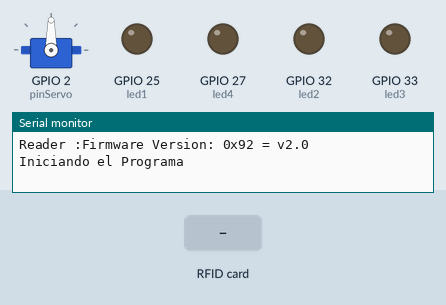
Recording of a sketch running on a simulated ESP32. Shown: servo, output pins drawn as LEDs (lit = HIGH), the last lines printed to the serial monitor. Dashed ring = blinking. The test bench sets the inputs (shaded band).

Above: at 2.7 s.
2.8 s: RFID card 5E 7A 19 C4 held to the reader
At 2.97 s:
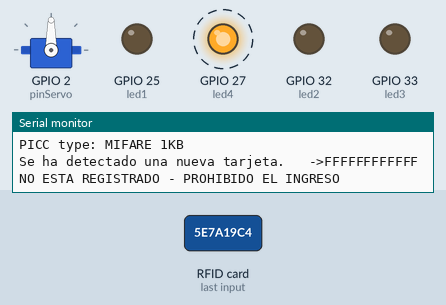
5.8 s: RFID card 97 3F 5B 34 held to the reader
At 6.8 s:
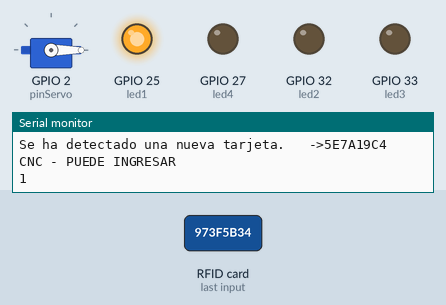
Timing chart, 0 to 17.8 s (numbered marks = the images above; inputs shaded):
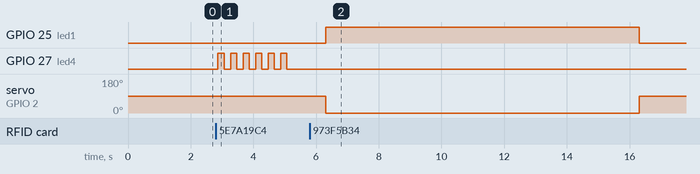

Measured:
- after the input at 2.8 s, GPIO 27 (led4): alternates HIGH for 0.20 s and LOW for 0.20 s, 12 changes in all, then stays LOW, starting after 0.07 s
- after the input at 5.8 s, GPIO 25 (led1): LOW → HIGH after 0.51 s, → LOW 10.0 s later; servo on GPIO 2 (pinServo): 90° → 0° after 0.51 s, → 90° 10.0 s later

The sketch:

rfid_servo.ino
```cpp
#include "UbidotsEsp32Mqtt.h"
#include <Arduino.h>
#include <SPI.h>
#include <MFRC522.h>
#include <ESP32Servo.h>

//ESP32
#define SS_PIN 5
#define RST_PIN 22

MFRC522 rfid(SS_PIN, RST_PIN); // Instance of the class
MFRC522::MIFARE_Key key;


boolean l1 = 0;
boolean l2 = 0;
boolean l3 = 0;

//xxxxxxxxxxxxxxxxxxxxxxxxxxxxxxxxxxxxxxxxxxxx
// Init array that will store new NUID
byte nuidPICC[4];

//xxxxxxxxxxxxxxxxxxxxxxxxxxxxxxxxxxxxxxxxxxxx
String DatoHex;
const String UserReg_1 = "973F5B34";
//const String UserReg_2 = "B3FB5719";
const String UserReg_2 = "C08BFA32";
const String UserReg_3 = "BAE67881";


// Tag1 #1 : 973F5B34
// Card #1 : B3FB5719   //C08BFA32

//xxxxxxxxxxxxxxxxxxxxxxxxxxxxxxxxxxxxxxxxxxxx

const char *UBIDOTS_TOKEN = "BBFF-3HuNyEa6aSQpPSrdABLoPLkMvqvEgO";  // Put here your Ubidots TOKEN BBFF-Dxt9tp2sn8uSSvQgxzP2yPhpxPDQTx
const char *WIFI_SSID = "Redmi";      // Put here your Wi-Fi SSID
const char *WIFI_PASS = "hola1234";      // Put here your Wi-Fi password
const char *DEVICE_LABEL = "ESP32";   // Put here your Device label to which data  will be published


const char *VARIABLE_LABEL = "PRUEBA"; // Put here your Variable label to which data  will be published
const char *VARIABLE_LABEL2 = "torno";
const char *VARIABLE_LABEL3 = "cnc";
const char *VARIABLE_LABEL4 = "fresadora";

const int PUBLISH_FREQUENCY = 1000; // Update rate in milliseconds

unsigned long timer;
uint8_t analogPin = 34; // Pin used to read data from GPIO34 ADC_CH6.
uint8_t led1 = 25; //led1
uint8_t led2 = 32; //led2
uint8_t led3 = 33;
uint8_t led4 = 27;
Ubidots ubidots(UBIDOTS_TOKEN);

//xxxxxxxxxxxxxxxxxxxxxxxxxxxxxxxxxxxxxxxxxxxx

Servo servo; //Instanciamos nuestro servo
int pinServo=2;


void callback(char *topic, byte *payload, unsigned int length)
{
  Serial.print("Message arrived [");
  Serial.print(topic);
  Serial.print("] ");
  for (int i = 0; i < length; i++)
  {
    Serial.print((char)payload[i]);
  }
  Serial.println();
}

/****************************************
 * Main Functions
 ****************************************/
int led;

void setup()
{

   Serial.begin(9600);
   pinMode (led1, OUTPUT);
   pinMode (led2, OUTPUT);
   pinMode (led3, OUTPUT);
   pinMode (led4, OUTPUT);
   SPI.begin(); // Init SPI bus
   rfid.PCD_Init(); // Init MFRC522
   Serial.println();
   Serial.print(F("Reader :"));
   rfid.PCD_DumpVersionToSerial();
   for (byte i = 0; i < 6; i++) {
     key.keyByte[i] = 0xFF;
   }
   DatoHex = printHex(key.keyByte, MFRC522::MF_KEY_SIZE);
   Serial.println();
   Serial.println();
   Serial.println("Iniciando el Programa");

   servo.attach(pinServo, 500, 2500);

  // ubidots.setDebug(true);  // uncomment this to make debug messages available
  ubidots.connectToWifi(WIFI_SSID, WIFI_PASS);
  ubidots.setCallback(callback);
  ubidots.setup();
  ubidots.reconnect();

  timer = millis();
}

int pos = 0; //Initialize the position of the servo (in degrees)

void loop()
{

  l1=0;
  l2=0;
  l3=0;

    if (!ubidots.connected())
  {
    ubidots.reconnect();
  }

  if (abs(millis() - timer) > PUBLISH_FREQUENCY) // triggers the routine every 5 seconds
  {


     // Reset the loop if no new card present on the sensor/reader. This saves the entire process when idle.
     if ( ! rfid.PICC_IsNewCardPresent()){return;}

     // Verify if the NUID has been readed
     if ( ! rfid.PICC_ReadCardSerial()){return;}

     Serial.print(F("PICC type: "));
     MFRC522::PICC_Type piccType = rfid.PICC_GetType(rfid.uid.sak);
     Serial.println(rfid.PICC_GetTypeName(piccType));
     // Check is the PICC of Classic MIFARE type
     if (piccType != MFRC522::PICC_TYPE_MIFARE_MINI && piccType != MFRC522::PICC_TYPE_MIFARE_1K && piccType != MFRC522::PICC_TYPE_MIFARE_4K)
     {
       Serial.println("Su Tarjeta no es del tipo MIFARE Classic.");
       return;
     }

     if (rfid.uid.uidByte[0] != nuidPICC[0] || rfid.uid.uidByte[1] != nuidPICC[1] || rfid.uid.uidByte[2] != nuidPICC[2] || rfid.uid.uidByte[3] != nuidPICC[3] )
     {
       Serial.println("Se ha detectado una nueva tarjeta.   ->" + DatoHex);

       // Store NUID into nuidPICC array
       //for (byte i = 0; i < 4; i++) {nuidPICC[i] = rfid.uid.uidByte[i];}

       DatoHex = printHex(rfid.uid.uidByte, rfid.uid.size);
       //Serial.print("Codigo Tarjeta: "); Serial.println(DatoHex);


       if(UserReg_1 == DatoHex)
       {
        l1=1;
        ubidots.add(VARIABLE_LABEL2, l3);
        ubidots.add(VARIABLE_LABEL3, l1);
        ubidots.add(VARIABLE_LABEL4, l2);

         ubidots.publish(DEVICE_LABEL);
        Serial.println("CNC - PUEDE INGRESAR");  //***************************************************************
        servo.write(0);  //Movemos el servo a 0 grados
        digitalWrite (led1, HIGH);

        Serial.println(l1);
        delay(10000);
        servo.write(90); //Movemos el servo a 90 grados
        digitalWrite (led1, LOW);
        l1=0;
        Serial.println(l1);
        delay(1500);
        ubidots.add(VARIABLE_LABEL2, l3);
        ubidots.add(VARIABLE_LABEL3, l1);
        ubidots.add(VARIABLE_LABEL4, l2);

        ubidots.publish(DEVICE_LABEL);
       }

       else if(UserReg_2 == DatoHex)
       {
         l2=1;
         ubidots.add(VARIABLE_LABEL2, l3);
         ubidots.add(VARIABLE_LABEL3, l1);
         ubidots.add(VARIABLE_LABEL4, l2);

         ubidots.publish(DEVICE_LABEL);
        Serial.println("FRESADORA - PUEDE INGRESAR");    //  *********************************************************
        servo.write(0);  //Movemos el servo a 0 grados
        digitalWrite (led2, HIGH);


        Serial.println(l2);
        delay(10000);
        servo.write(90); //Movemos el servo a 90 grados
        digitalWrite (led2, LOW);

        Serial.println(l1);
        delay(1500);
        l2=0;

        ubidots.add(VARIABLE_LABEL2, l3);
        ubidots.add(VARIABLE_LABEL3, l1);
        ubidots.add(VARIABLE_LABEL4, l2);

        ubidots.publish(DEVICE_LABEL);
       }
        else if(UserReg_3 == DatoHex)
       {
        l3=1;
        ubidots.add(VARIABLE_LABEL2, l3);
        ubidots.add(VARIABLE_LABEL3, l1);
        ubidots.add(VARIABLE_LABEL4, l2);

        ubidots.publish(DEVICE_LABEL);
        Serial.println("TORNO - PUEDE INGRESAR");        //***********************************************************
        servo.write(0);  //Movemos el servo a 0 grados
        digitalWrite (led3, HIGH);

        Serial.println(l3);
        delay(10000);
        servo.write(90); //Movemos el servo a 90 grados
        digitalWrite (led3, LOW);
        l3=0;

        Serial.println(l1);
        delay(1500);

        ubidots.add(VARIABLE_LABEL2, l3);
        ubidots.add(VARIABLE_LABEL3, l1);
        ubidots.add(VARIABLE_LABEL4, l2);


        ubidots.publish(DEVICE_LABEL);


       }
       else
       {
        Serial.println("NO ESTA REGISTRADO - PROHIBIDO EL INGRESO");
        digitalWrite (led4, HIGH);
        delay(200);
        digitalWrite (led4, LOW);
        delay(200);
        digitalWrite (led4, HIGH);
        delay(200);
        digitalWrite (led4, LOW);
        delay(200);
        digitalWrite (led4, HIGH);
        delay(200);
        digitalWrite (led4, LOW);
        delay(200);
        digitalWrite (led4, HIGH);
        delay(200);
        digitalWrite (led4, LOW);
        delay(200);
        digitalWrite (led4, HIGH);
        delay(200);
        digitalWrite (led4, LOW);
        delay(200);
        digitalWrite (led4, HIGH);
        delay(200);
        digitalWrite (led4, LOW);
        delay(200);
       }
       Serial.println();

     }
     // Halt PICC
     rfid.PICC_HaltA();
     // Stop encryption on PCD
     rfid.PCD_StopCrypto1();
    float value = analogRead(analogPin);
   // ubidots.add(VARIABLE_LABEL, value);
     // Insert your variable Labels and the value to be sent

    ubidots.add(VARIABLE_LABEL2, l3);
    ubidots.add(VARIABLE_LABEL3, l1);
    ubidots.add(VARIABLE_LABEL4, l2);

    ubidots.publish(DEVICE_LABEL);
    timer = millis();

  }
  ubidots.loop();


}


String printHex(byte *buffer, byte bufferSize)
{
   String DatoHexAux = "";
   for (byte i = 0; i < bufferSize; i++)
   {
       if (buffer[i] < 0x10)
       {
        DatoHexAux = DatoHexAux + "0";
        DatoHexAux = DatoHexAux + String(buffer[i], HEX);
       }
       else { DatoHexAux = DatoHexAux + String(buffer[i], HEX); }
   }

   for (int i = 0; i < DatoHexAux.length(); i++) {DatoHexAux[i] = toupper(DatoHexAux[i]);}
   return DatoHexAux;
}
```
